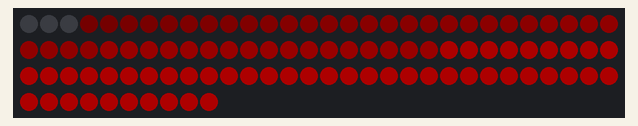
This sketch was run on a simulated Arduino Uno, built with avr-gcc and run on an emulated ATmega328P. Shown: 100 RGB LEDs in strip order, left to right, continuing on the next row. Dim RGB values are drawn brighter than linear.

Above: at 0.5 s.
At 1.9 s:
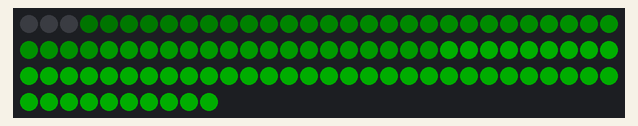
At 3.3 s:
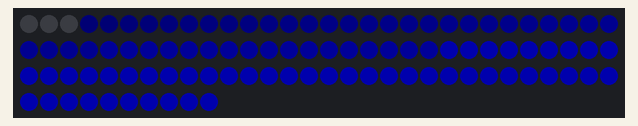

Measured:
- by itself, everything shown: repeats every 4.2 s, in 3 steps
- what the display in image 1 shows lasts 1.4 s, from 1.8 s to 3.2 s

The sketch:

sketch_feb03a.ino
```cpp
#include <FastLED.h>
#define LEDZAHL 100
#define PIN 6
#define HELL 50
#define wait 1000
#define matrixbreite 10
#define matrixhöhe 10

CRGB matrix[LEDZAHL];
void setup() {
  // put your setup code here, to run once:
  FastLED.addLeds<NEOPIXEL,PIN>(matrix, LEDZAHL);
  FastLED.setBrightness(HELL);

}

void loop() {
  // put your main code here, to run repeatedly:
  FarbverlaufR();
  delay (wait);
  FarbverlaufG();
  delay (wait);
  FarbverlaufB();
  delay (wait);

  /*
  for(int punkt = 0; punkt <LEDZAHL; punkt++)
  {
    matrix[punkt] = CRGB::Blue;
  }
  FastLED.show();
  delay(1000);
  for(int punkt = 0; punkt <LEDZAHL; punkt++)
  {
    matrix[punkt] = CRGB::Red;
  }

  FastLED.show();
  delay(1000);
  for(int punkt = 0; punkt <LEDZAHL; punkt++)
  {
    matrix[punkt] = CRGB::Green;
  }
  FastLED.show();
  delay(1000);
  for(int punkt = 0; punkt <LEDZAHL; punkt++)
  {
    matrix[punkt] = CRGB::White;
  }
  FastLED.show();
  delay(1000);
  */
}

void FarbverlaufR()
{
  for (int n; n<LEDZAHL; n++)
 {

    int test;
    test = 255/(LEDZAHL/n);
    matrix[n].setRGB(test,0,0);
    FastLED.show();

 }
}
 void FarbverlaufG()
{
  for (int n; n<LEDZAHL; n++)
 {

    int test;
    test = 255/(LEDZAHL/n);
    matrix[n].setRGB(0,test,0);
    FastLED.show();

 }
 }
 void FarbverlaufB()
{
  for (int n; n<LEDZAHL; n++)
 {

    int test;
    test = 255/(LEDZAHL/n);
    matrix[n].setRGB(0,0,test);
    FastLED.show();

 }
 }
```
